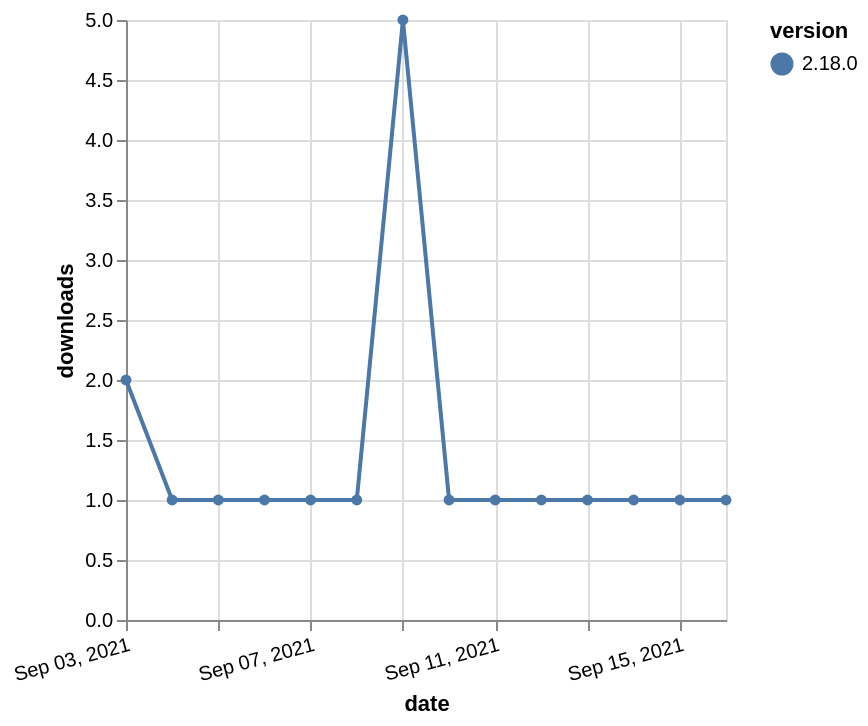

This figure's Vega-Lite source:
### Vega-Lite specification from a JSON file in a GitHub repository (floating-point values rounded to 4 significant figures)
{"$schema": "https://vega.github.io/schema/vega-lite/v5.json", "description": "A simple bar chart with embedded data.", "data": {"values": [{"date": "2021-09-03", "total": 497, "delta": 2, "version": "2.18.0"}, {"date": "2021-09-04", "total": 498, "delta": 1, "version": "2.18.0"}, {"date": "2021-09-05", "total": 499, "delta": 1, "version": "2.18.0"}, {"date": "2021-09-06", "total": 500, "delta": 1, "version": "2.18.0"}, {"date": "2021-09-07", "total": 501, "delta": 1, "version": "2.18.0"}, {"date": "2021-09-08", "total": 502, "delta": 1, "version": "2.18.0"}, {"date": "2021-09-09", "total": 507, "delta": 5, "version": "2.18.0"}, {"date": "2021-09-10", "total": 508, "delta": 1, "version": "2.18.0"}, {"date": "2021-09-11", "total": 509, "delta": 1, "version": "2.18.0"}, {"date": "2021-09-12", "total": 510, "delta": 1, "version": "2.18.0"}, {"date": "2021-09-13", "total": 511, "delta": 1, "version": "2.18.0"}, {"date": "2021-09-14", "total": 512, "delta": 1, "version": "2.18.0"}, {"date": "2021-09-15", "total": 513, "delta": 1, "version": "2.18.0"}, {"date": "2021-09-16", "total": 514, "delta": 1, "version": "2.18.0"}]}, "width": "container", "mark": {"type": "line", "point": {"filled": true}}, "encoding": {"x": {"field": "date", "type": "temporal", "timeUnit": "yearmonthdate", "title": "date", "axis": {"labelAngle": -15}}, "y": {"field": "delta", "type": "quantitative", "title": "downloads"}, "color": {"field": "version", "type": "nominal"}, "tooltip": {"field": "delta"}}}
